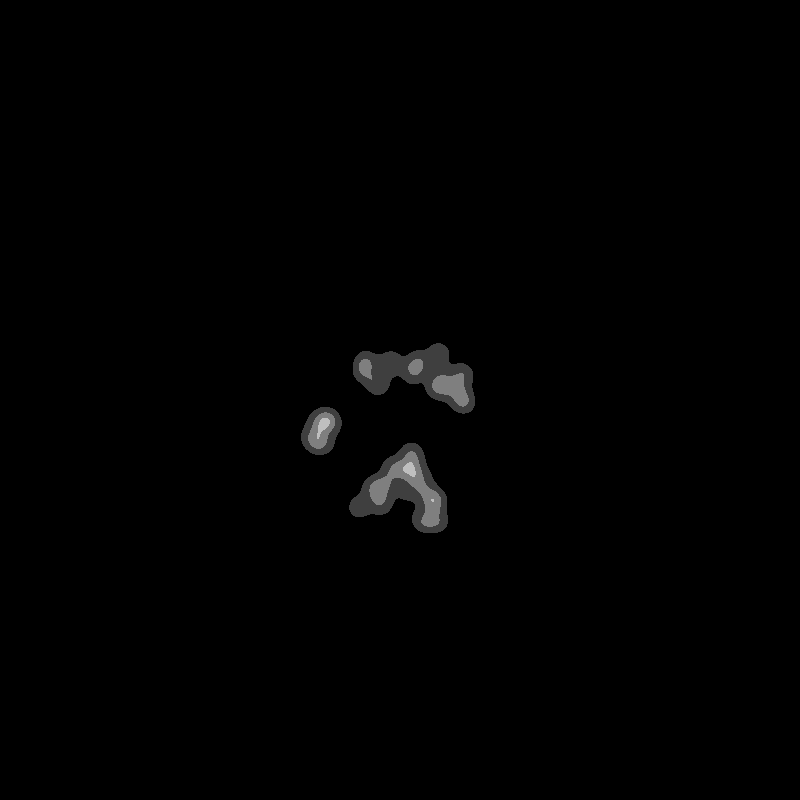
Frame 1 (no input)
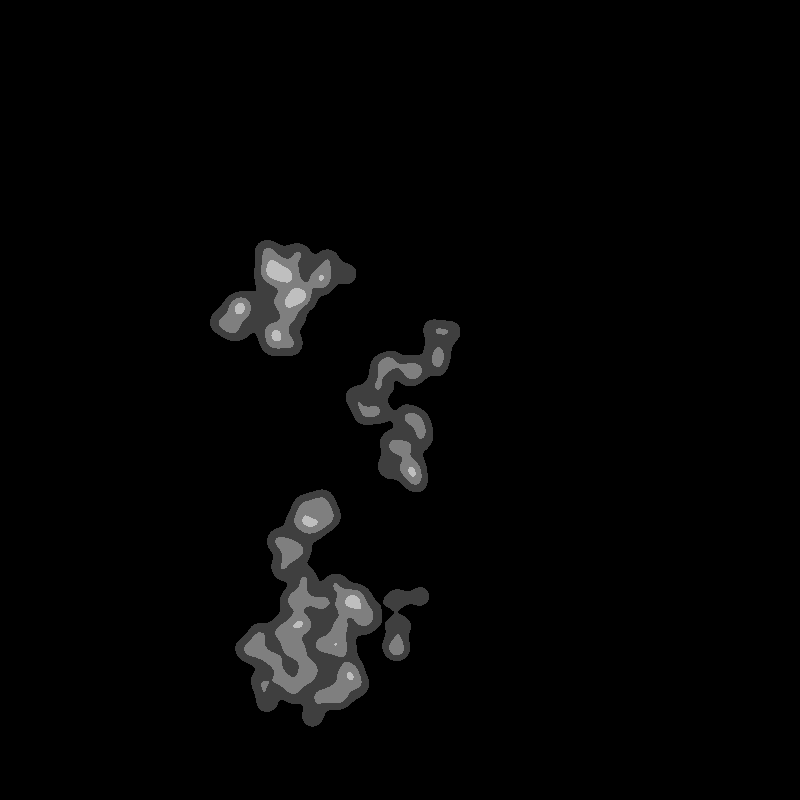
Frame 60 (the mouse pressed at the canvas centre just before this capture)
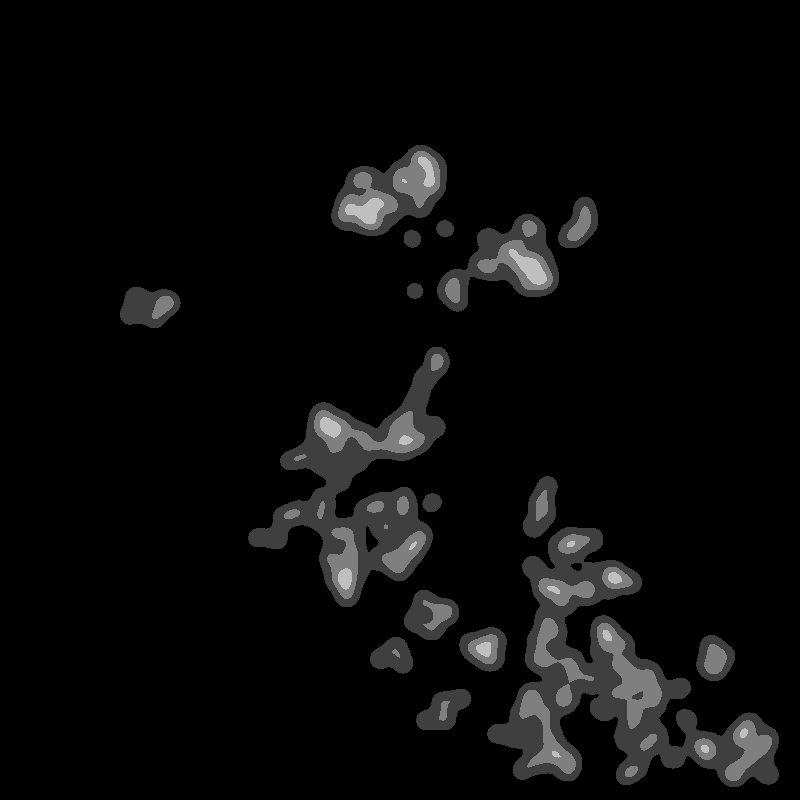
Frame 120 (the mouse held since frame 60 and released just before this capture)

The Processing sketch that drew these frames (run headless with seeded random() and noise(); from frame 60 on, the mouse is pressed at the canvas centre):

// Processing sketch: ThresholdedCA
// ── ThresholdedCA.pde
/*

Thresholded CA [Conway's Game of Life]*
on a random generated field + lifetime feature

predetermined by java.util.Random seed

@author Vladimir V. KUCHINOV
@email  helloworld@vkuchinov.co.uk

*/

import java.util.Random;
import java.util.Collections;
import java.util.Comparator;
import java.util.LinkedHashMap;
import java.util.LinkedList;
import java.util.List;
import java.util.Map;
import java.util.Map.Entry;

final int NUM_CELLS = 3200;
ArrayList<Node> nodes = new ArrayList();

Random seed = new Random(4949);

void setup(){
  
  size(800, 800);
  //frameRate(12);
  
  for(int n = 0; n < NUM_CELLS; n++){
     nodes.add(new Node(n, 20 + seed.nextInt(760), 20 + seed.nextInt(760)));
  }

  setScene(256, 0.1);
  
}

void draw(){
  
  background(0);
  
  for(int n = 0; n < NUM_CELLS; n++){
     nodes.get(n).update();
  }
  
  for(int n = 0; n < NUM_CELLS; n++){
     nodes.get(n).draw();
  }
  
  filter(BLUR, 4);
  filter(POSTERIZE, 5);

}

void setScene(int num_, float perc_){
  
  for(int n = 0; n < nodes.size(); n++){
     nodes.get(n).setNeighbours();
  }
  
  HashMap<Integer, Float> all = new HashMap<Integer, Float>();
  for(int n = 0; n < nodes.size(); n++){
    all.put(nodes.get(n).id, new PVector(width/2, height/2).dist(nodes.get(n).location));
  }
  
  int[] selected = sortByValue(all, num_);
  shuffleArray(selected);
  
  for(int s = 0; s < floor(selected.length * perc_); s++){
      nodes.get(selected[s]).alive = true;
  }
 
}

void shuffleArray(int[] array) {

  for (int i = array.length; i > 1; i--) {
 
    int j = seed.nextInt(i);  

    int tmp = array[j];
    array[j] = array[i-1];
    array[i-1] = tmp;
  }
}

// ── Node.pde
class Node{
  
 final int MAX_LIFE = 6;
 int id;
 PVector location;
 int[] neighbours;
 boolean alive = false;
 
 int lifetime = MAX_LIFE;
 int tint;
 
 Node(int id_, float x_, float y_){
  
   id = id_;
   location = new PVector(x_, y_);
   
   tint = (int)random(255);
  
 } 
 
 void update(){
   
 //classical Conway's GoL rules
 int check = 0;
 for(int n = 0; n < 8; n++){
    if(nodes.get(neighbours[n]).alive) check++; 
 }
 if(check > 1 && check < 3 && lifetime > 0) { if(this.alive) {lifetime--; } else { lifetime = MAX_LIFE; } this.alive = true; } else { this.alive = false; }
   
 }
 
 void setNeighbours(){
   
   HashMap<Integer, Float> distances = new HashMap<Integer, Float>();
   
   for(int n = 0; n < NUM_CELLS; n++){
     if(n != id) { distances.put(nodes.get(n).id, this.location.dist(nodes.get(n).location)); }
  }
  
  neighbours = sortByValue(distances, 8);
   
 }
 
 void draw(){
  
  if(alive){
    //stroke(255);
    //strokeWeight(3);
    noStroke();
    ellipseMode(CENTER);
     fill(255, 8); 
    ellipse(location.x, location.y, 64, 64);
    fill(255, 16); 
    ellipse(location.x, location.y, 32, 32);
    fill(255, 64);
    ellipse(location.x, location.y, 18, 18); 
    
      for(int n = 0; n < 8; n++){
      
        if(nodes.get(neighbours[n]).alive){
          
          PVector middle = new PVector(this.location.x, this.location.y);
          //colorMode(HSB);
          //fill(tint, 240, 240, 128);
          ellipse(middle.x, middle.y, 4, 4);
          //colorMode(RGB);
          fill(255, 32);
          middle.lerp(nodes.get(neighbours[n]).location, 0.5);
          ellipse(middle.x, middle.y, 8, 8);
          
        }
        
      }
      
    
  } 
 }
  
}

   private static int[] sortByValue(HashMap<Integer, Float> unsortMap, int val_)
    {

        List<Entry<Integer, Float>> list = new LinkedList<Entry<Integer, Float>>(unsortMap.entrySet());

        Collections.sort(list, new Comparator<Entry<Integer, Float>>()
        {
            public int compare(Entry<Integer, Float> o1, Entry<Integer, Float> o2)
            { return o1.getValue().compareTo(o2.getValue()); }
        });

        int[] sorted = new int[val_];
        int count = 0;
        
        for (Entry<Integer, Float> entry : list)
        {
            if(count < val_) { sorted[count] = entry.getKey(); } count++;
        }

        return sorted;
    }
